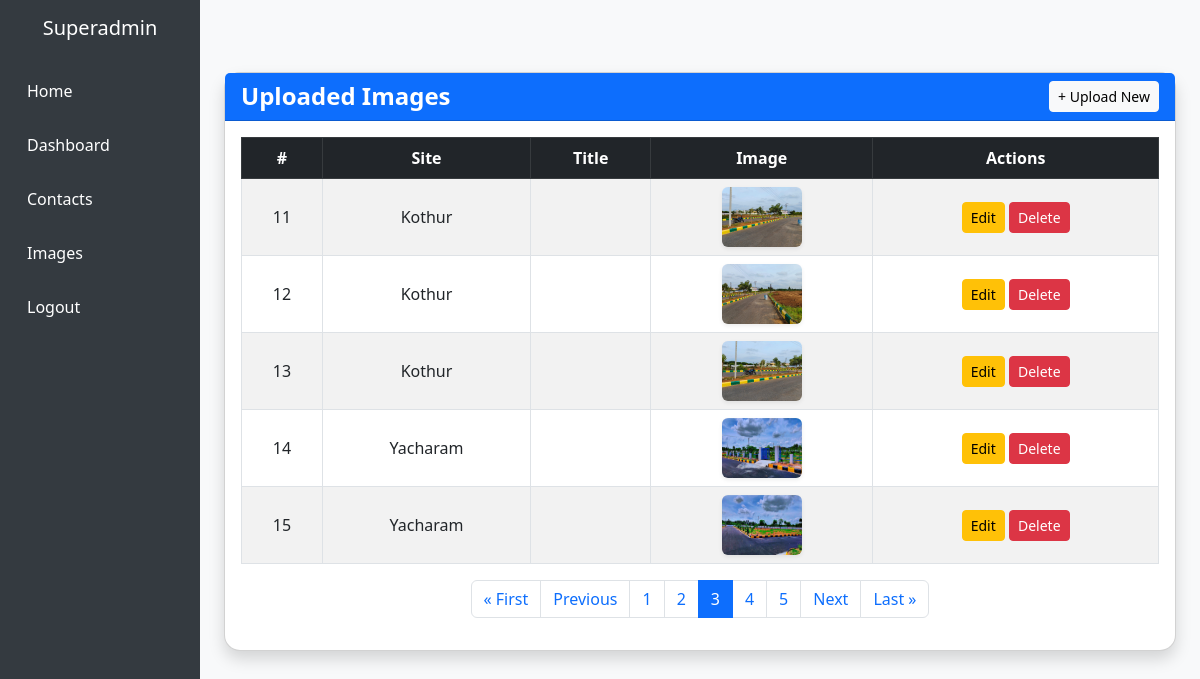
/images-list/?page=3, run on the app's committed database.
### users/models.py (models this page shows, shortened)
class GalleryImage(models.Model):
    SITE_CHOICES = [
        ('Choutuppal', 'Choutuppal'),
        ('Yacharam', 'Yacharam'),
        ('Kothur', 'Kothur'),
        ('Other', 'Other'),
    ]
    title = models.CharField(max_length=100, blank=True)
    site = models.CharField(max_length=20, choices=SITE_CHOICES)
    image = models.ImageField(upload_to='gallery_images/')

### users/views.py (the view)
# urls.py: path('images-list/', image_list, name='image_list'),
def image_list(request):
    image_list = GalleryImage.objects.all().order_by('-id')
    paginator = Paginator(image_list, 5)
    page_number = request.GET.get('page')
    images = paginator.get_page(page_number)
    return render(request, 'dashboard/upload_images_list.html', {'images': images})

### users/templates/dashboard/upload_images_list.html (shortened to what this page needs)
{% extends "dashboard/dashboard_base.html" %}
{% block content %}
<div class="container mt-5">
    <div class="row">
        <div class="col-12">
            <div class="card shadow rounded-4">
                <div class="card-header bg-primary text-white d-flex justify-content-between align-items-center">
                    <h4 class="mb-0">Uploaded Images</h4>
                    <a href="/upload-img/" class="btn btn-light btn-sm">+ Upload New</a>
                </div>
                <div class="card-body">
                    {% if images %}
                        <div class="table-responsive">
                            <table class="table table-bordered table-striped align-middle text-center">
                                <thead class="table-dark">
                                    <tr>
                                        <th>#</th>
                                        <th>Site</th>
                                        <th>Title</th>
                                        <th>Image</th>
                                        <th>Actions</th>
                                    </tr>
                                </thead>
                                <tbody>
                                    {% for image in images %}
                                        <tr>
                                            <td>{{ forloop.counter0|add:images.start_index }}</td>
                                            <td>{{ image.site }}</td>
                                            <td>{{ image.title }}</td>
                                            <td>
                                                {% if image.image.url %}
                                                    <img src="{{ image.image.url }}" alt="{{ image.title }}" width="80" height="60" class="rounded shadow-sm">
                                                {% else %}
                                                    No Image
                                                {% endif %}
                                            </td>
                                            <td>
                                                <a href="/images-update/{{ image.id }}/" class="btn btn-warning btn-sm">Edit</a>
                                                <button type="button"
                                                        class="btn btn-danger btn-sm"
                                                        data-bs-toggle="modal"
                                                        data-bs-target="#deleteModal{{ image.id }}">
                                                    Delete
                                                </button>
                                            </td>
                                        </tr>
                                    {% endfor %}
                                </tbody>
                            </table>
                        </div>
                        <nav>
                            <ul class="pagination justify-content-center">
                                {% if images.has_previous %}
                                    <li class="page-item">
                                        <a class="page-link" href="?page=1">&laquo; First</a>
                                    </li>
                                    <li class="page-item">
                                        <a class="page-link" href="?page={{ images.previous_page_number }}">Previous</a>
                                    </li>
                                {% else %}
                                    <li class="page-item disabled"><span class="page-link">&laquo; First</span></li>
                                    <li class="page-item disabled"><span class="page-link">Previous</span></li>
                                {% endif %}
                                {% for num in images.paginator.page_range %}
                                    {% if images.number == num %}
                                        <li class="page-item active"><span class="page-link">{{ num }}</span></li>
                                    {% elif num >= images.number|add:"-2" and num <= images.number|add:"2" %}
                                        <li class="page-item"><a class="page-link" href="?page={{ num }}">{{ num }}</a></li>
                                    {% endif %}
                                {% endfor %}
                                {% if images.has_next %}
                                    <li class="page-item">
                                        <a class="page-link" href="?page={{ images.next_page_number }}">Next</a>
                                    </li>
                                    <li class="page-item">
                                        <a class="page-link" href="?page={{ images.paginator.num_pages }}">Last &raquo;</a>
                                    </li>
                                {% else %}
                                    <li class="page-item disabled"><span class="page-link">Next</span></li>
                                    <li class="page-item disabled"><span class="page-link">Last &raquo;</span></li>
                                {% endif %}
                            </ul>
                        </nav>
                    {% else %}
                        <p class="text-muted text-center">No images have been uploaded yet.</p>
                    {% endif %}
                </div>
            </div>
        </div>
    </div>
</div>
{% endblock %}

### users/templates/dashboard/dashboard_base.html (style rules this page uses)
body { background-color: #f8f9fa; }
.card h4 { font-size: 1.5rem; font-weight: bold; }

### data on the page
GalleryImage: site "Kothur", image (picture)
GalleryImage: site "Kothur", image (picture)
GalleryImage: site "Kothur", image (picture)
GalleryImage: site "Yacharam", image (picture)
GalleryImage: site "Yacharam", image (picture)

### other printed values
{{ num }} "1" "2" "4" "5"
{{ num }} "3"
